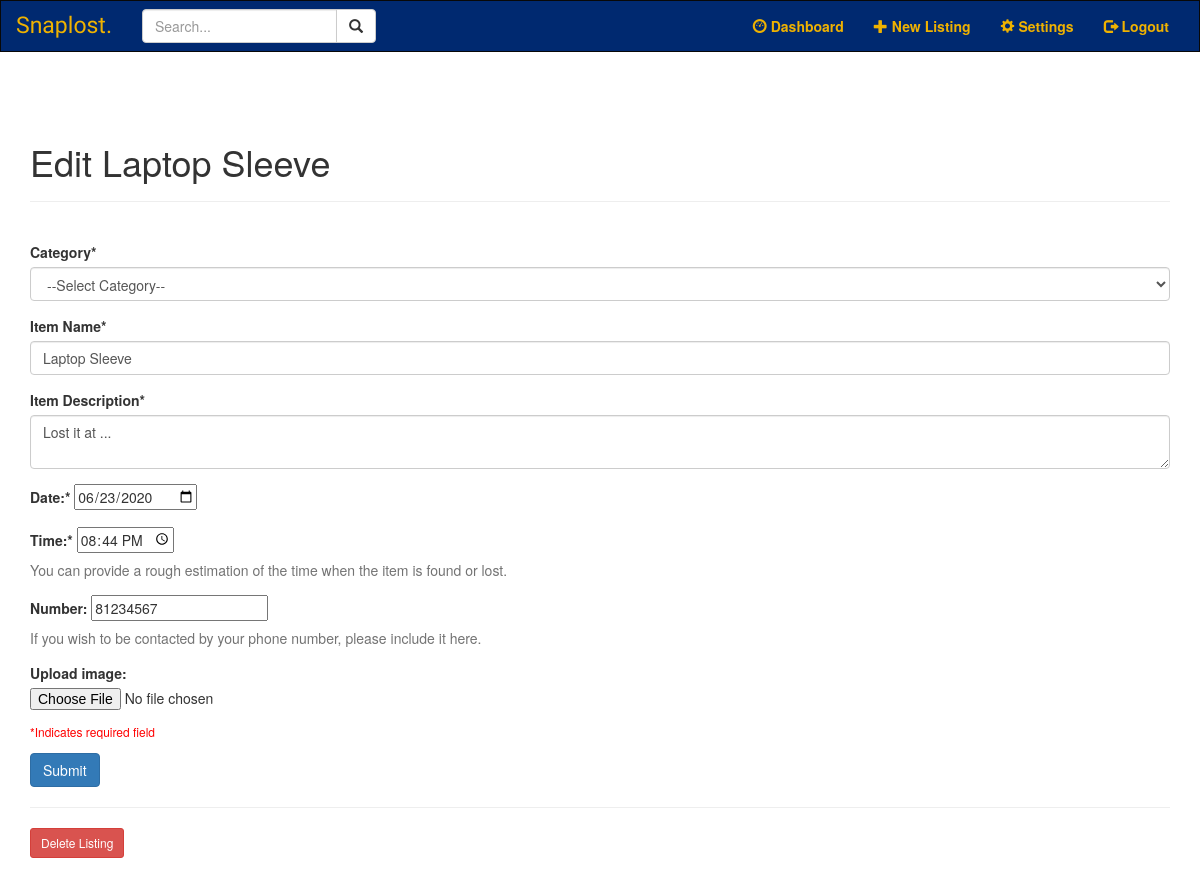
Page /1/edit (signed in) on the earlier database version.
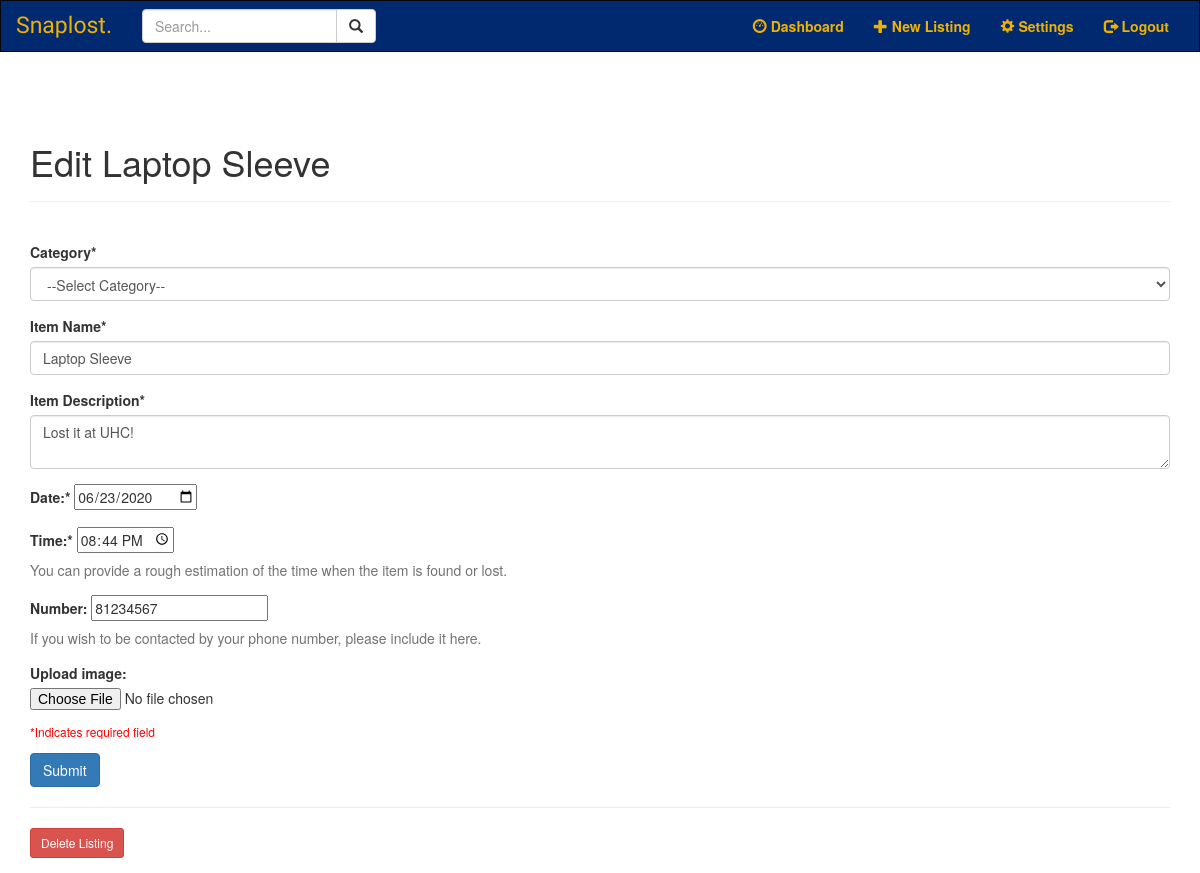
Same page on the later database version.
### models.py (models this page shows, shortened)
class SearchableMixin(object):
	@classmethod
	def reindex(cls):
		for obj in cls.query:
			add_to_index(cls.__tablename__, obj)

class Item(SearchableMixin, db.Model):
	__tablename__ = "item"
	__table_args__ = {'extend_existing': True}
	__searchable__ = ['item', 'description']
	id = db.Column(db.Integer, primary_key=True)
	category = db.Column(db.String(100), nullable=False)
	item = db.Column(db.String(100), nullable=False)
	description = db.Column(db.String(1000), nullable=False)
	occurdate = db.Column(db.Date)
	time = db.Column(db.Time)
	number = db.Column(db.String(100))
	photo = db.Column(db.String(100))
	user_id = db.Column(db.Integer, db.ForeignKey('user.id'))

### item.py (the view)
@item.route('/<int:item_id>/edit', methods=('GET','POST'))
@login_required
def edit(item_id):
    item = Item.query.filter_by(id=item_id).first()
    user = User.query.get(current_user.id)
    if request.method == 'POST':
        category = request.form.get('category')
        name = request.form['item']
        description = request.form['description']
        occurdate = request.form['occurdate']
        takentime = request.form['time']
        number = request.form['number']
        if not category:
            flash('Category of the listing is required!', 'warning')
            return render_template('edit.html', item=item)
        if not name:
            flash('Item name is required!', 'warning')
            return render_template('edit.html', item=item)
        if not description:
            flash('Item description is required!', 'warning')
            return render_template('edit.html', item=item)
        if not occurdate:
            flash('Date is required!', 'warning')
            return render_template('edit.html', item=item)
        if not takentime:
            flash('Time is required!'), 'warning'
            return render_template('edit.html', item=item)
        else:
            conDate = datetime.strptime(occurdate, '%Y-%m-%d')
            conTime = datetime.strptime(takentime, "%H:%M:%S").time()
            updated = Item.query.get(item_id)
            if (category != updated.category):
                updated.category = category
            if (name != updated.item):
                updated.item = name
            if (description != updated.description):
                updated.description = description
            if (conDate != updated.occurdate):
                updated.occurdate = conDate
            if (conTime != updated.time):
                updated.time = conTime
            if (number != updated.number):
                updated.number = number
            db.session.commit()
            flash('"{}" is successfully edited!'.format(name), 'info')
            return redirect(url_for('main.home'))
    else:
        return render_template('edit.html', item=item)

### forms.py
class SearchForm(FlaskForm):
    q = StringField('Search...', validators=[DataRequired()])
    def __init__(self, *args, **kwargs):
        if 'formdata' not in kwargs:
            kwargs['formdata'] = request.args
        if 'csrf_enabled' not in kwargs:
            kwargs['csrf_enabled'] = False
        super(SearchForm, self).__init__(*args, **kwargs)

### main.py (called while the page is built)
@main.before_app_request
def before_request():
	g.search_form = SearchForm()
	Item.reindex()

### search.py (called while the page is built)
def add_to_index(index, model):
	if not current_app.elasticsearch:
		return
	payload = {}
	for field in model.__searchable__:
		payload[field] = getattr(model, field) #equivalent to model.field
	current_app.elasticsearch.index(index=index, id=model.id, body=payload)

### templates/edit.html (shortened to what this page needs)
{% extends 'base.html' %}
{% block content %}
<div class='page-header'>
<h1> {% block title %} Edit {{ item['item'] }} {% endblock %} </h1>
</div>
<br>
<form method='post'>
    <div class="form-group">
        <label for="category"> Category* </label>
        <select class="form-control" id="category" name="category">
            <option value="" selected disabled hidden>--Select Category--</option>
        </select>
    </div>
    <div class="form-group">
        <label for="item"> Item Name* </label>
        <input type="text" name="item"
               placeholder="Name the item" class="form-control"
               value="{{ request.form['item'] or item['item'] }}"> </input>
    </div>
    <div class="form-group">
        <div class="form-group">
            <label for="description">Item Description*</label>
            <textarea name="description" placeholder="Description"
                                     class="form-control">{{ request.form['content'] or item['description'] }}</textarea>
    </div>
    <div class="form-group">
        <label for="occurdate"> Date:* </label>
        <input type="date" id ="occurdate" name="occurdate" value="{{ request.form['occurdate'] or item['occurdate'] }}">
    </div>
    <div class="form-group">
        <label for="time"> Time:* </label>
        <input type="time" id="time" name="time" value="{{ request.form['time'] or item['time'] }}">
        <span class="help-block">You can provide a rough estimation of the time when the item is found or lost.</span>
    </div>
    <div class="form-group">
        <label for="number"> Number: </label>
        <input type="text" id ="number" name="number" value="{{ request.form['number'] or item['number'] }}">
        <span class="help-block">If you wish to be contacted by your phone number, please include it here.</span>
    </div>
    <div class="form-group" action="/action_page.php">
        <label for="photo">Upload image: </label>
        <input type="file" id="photo" name="photo" accept="image/*" value="{{ request.form['photo'] or item['photo'] }}">
    </div>
    <div class="form-group">
        <h6 style="color:red"> *Indicates required field </h6>
    </div>
    <div class="form-group">
        <button type="submit" class="btn btn-primary">Submit</button>
    </div>
</form>
<hr>
<form action="{{ url_for('item.delete', item_id=item['id']) }}" method="POST">
    <input type="submit" value="Delete Listing"
                         class="btn btn-danger btn-sm"
                         onclick="return confirm('Are you sure you want to delete this post?')">
</form>
{% endblock %}

Differences in the rows shown:
changed Item "Laptop Sleeve": description "Lost it at ..." → "Lost it at UHC!"
